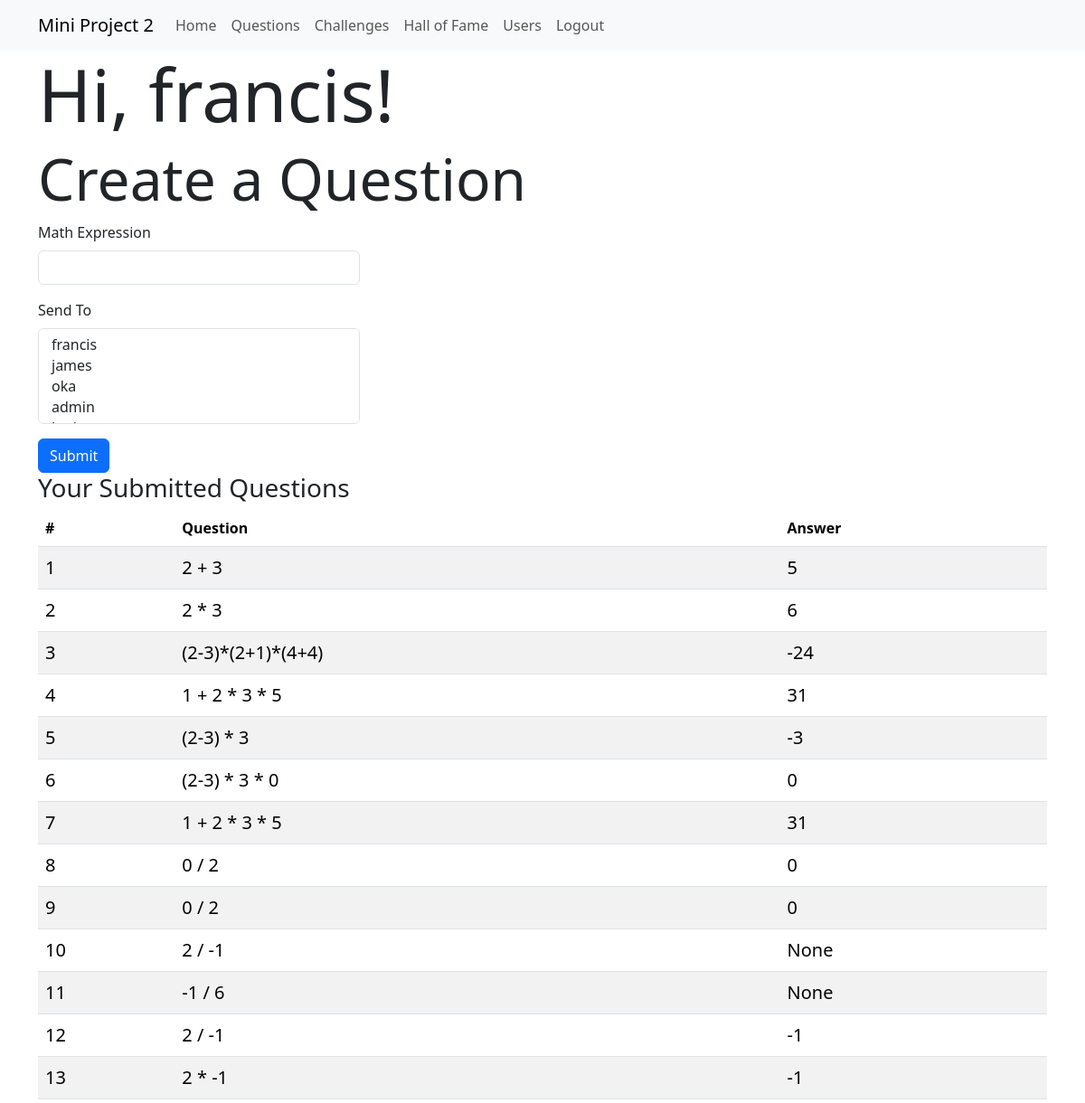
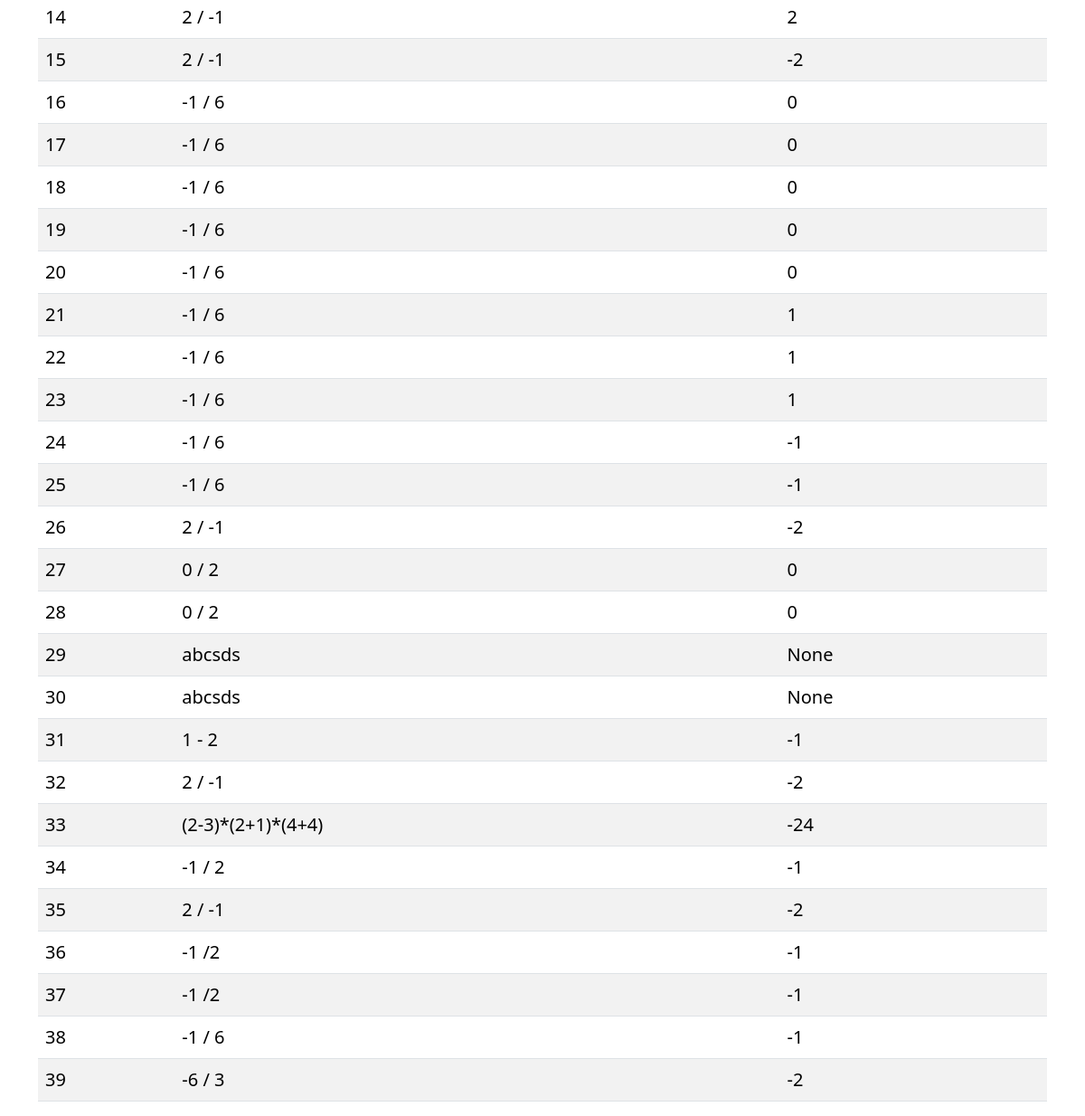
The page /questions/ (signed in) on the database its author committed (2 pictures, top to bottom).
### app/models.py (models this page shows, shortened)
class User(UserMixin, db.Model):
	__tablename__ = 'user'
	id = db.Column(db.Integer, primary_key=True)
	username = db.Column(db.String(64), index=True, unique=True)
	password_hash = db.Column(db.String(128))
	questions = db.relationship('Question', backref='from_user',
								lazy='dynamic')
	challenges = db.relationship('Challenge', secondary=association_table,
								backref=db.backref('to_user'),
								lazy='dynamic')
	records = db.relationship('TimeRecord',
								backref=db.backref('user_challenge'),
								lazy='dynamic')

class Question(db.Model):
	__tablename__ = 'question'
	id = db.Column(db.Integer, primary_key=True)
	expression = db.Column(db.String(255))
	answer = db.Column(db.Integer)
	author = db.Column(db.Integer, db.ForeignKey('user.id'))
	challenge = db.relationship("Challenge", uselist=False, back_populates="question")

### app/routes.py (the view, shortened to what this page needs)
@application.route('/questions/', methods=['GET','POST'])
@login_required
def questions():
	prefix = application.wsgi_app.prefix[:-1]
	questions = current_user.questions.all()
	form = CreateQuestionForm()
	users = User.query.all()
	userlist = [(u.username, u.username) for u in users]
	form.assign_to.choices=userlist
	return render_template('questions.html', title='Questions',
							user=current_user,
							questions=questions,
							form=form, prefix=prefix)

### app/forms.py
class CreateQuestionForm(FlaskForm):
	expression = StringField('Math Expression', validators=[DataRequired()])
	assign_to = SelectMultipleField('Send To', validators=[DataRequired()])
	submit = SubmitField('Submit')

### app/models.py (called while the page is built)
@login.user_loader
def load_user(id):
	return User.query.get(int(id))

### app/templates/questions.html
{% extends "base.html" %}
{% import "bootstrap5/form.html" as wtf %}
{% block app_content %}
<h1 class="display-1">Hi, {{ user.username }}!</h1>
<h3 class="display-3">Create a Question</h3>
 <div class="row">
        <div class="col-md-4">
            {{ wtf.render_form(form)}}
        </div>
  </div>
<h3>Your Submitted Questions</h3>
{% if questions %}
<table class="table table-striped">
  <thead>
    <tr>
      <th scope="col">#</th>
      <th scope="col">Question</th>
      <th scope="col">Answer</th>
    </tr>
  </thead>
  <tbody>
  {% for idx in range(questions|length) %}
  	<tr>
      <th scope="row" class="lead">{{ idx+1 }}</th>
      <td class="lead">{{ questions[idx].expression }}</td>
      <td class="lead">{{ questions[idx].answer }}</td>
    </tr>
  {% endfor %}
  </tbody>
</table>
{% else %}
	<p>You have no Questions created yet!</p>
{% endif %}
{% endblock %}

### app/templates/base.html (shortened to what this page needs)
<!doctype html>
<html lang="en">
  <head>
    {% block head %}
    {% block styles %}
      {{ bootstrap.load_css() }}
    {% endblock %}
    {% endblock %}
  </head>
  <body>
    {% block navbar %}
      <nav class="navbar  navbar-expand-lg navbar-light bg-light">
        <div class="container">
            <a class="navbar-brand" href="{{prefix}}{{ url_for('index') }}">Mini Project 2</a>
          <div class="collapse navbar-collapse" id="bs-example-navbar-collapse-1">
            <ul class="navbar-nav mr-auto">
              <li class="nav-item"><a class="nav-link" href="{{prefix}}{{ url_for('index') }}">Home</a></li>
              <li class="nav-item"><a class="nav-link" href="{{prefix}}{{ url_for('questions') }}">Questions</a></li>
              <li class="nav-item"><a class="nav-link" href="{{prefix}}{{ url_for('challenges') }}">Challenges</a></li>
              <li class="nav-item"><a class="nav-link" href="{{prefix}}{{ url_for('halloffame') }}">Hall of Fame</a></li>
              <li class="nav-item"><a class="nav-link" href="{{prefix}}{{ url_for('users') }}">Users</a></li>
            </ul>
            <ul class="navbar-nav navbar-right">
              {% if current_user.is_anonymous %}
              <li class="nav-item"><a class="nav-link" href="{{prefix}}{{ url_for('login') }}">Login</a></li>
              {% else %}
              <li class="nav-item"><a class="nav-link" href="{{prefix}}{{ url_for('logout') }}">Logout</a></li>
              {% endif %}
            </ul>
          </div>
        </div>
      </nav>
    {% endblock %}
    {% block content %}
      <div class="container">
        {% block app_content %}{% endblock %}
      </div>
    {% endblock %}
  </body>
</html>

### rows shown on the page
User: username "francis"
Question: expression "2 + 3", answer "5"
Question: expression "2 * 3", answer "6"
Question: expression "(2-3)*(2+1)*(4+4)", answer "-24"
Question: expression "1 + 2 * 3 * 5", answer "31"
Question: expression "(2-3) * 3", answer "-3"
Question: expression "(2-3) * 3 * 0", answer "0"
Question: expression "1 + 2 * 3 * 5", answer "31"
Question: expression "0 / 2", answer "0"
Question: expression "0 / 2", answer "0"
Question: expression "2 / -1", answer "None"
Question: expression "-1 / 6", answer "None"
Question: expression "2 / -1", answer "-1"
Question: expression "2 * -1", answer "-1"
Question: expression "2 / -1", answer "2"
Question: expression "2 / -1", answer "-2"
Question: expression "-1 / 6", answer "0"
Question: expression "-1 / 6", answer "0"
Question: expression "-1 / 6", answer "0"
Question: expression "-1 / 6", answer "0"
Question: expression "-1 / 6", answer "0"
Question: expression "-1 / 6", answer "1"
Question: expression "-1 / 6", answer "1"
Question: expression "-1 / 6", answer "1"
Question: expression "-1 / 6", answer "-1"
Question: expression "-1 / 6", answer "-1"
Question: expression "2 / -1", answer "-2"
Question: expression "0 / 2", answer "0"
Question: expression "0 / 2", answer "0"
Question: expression "abcsds", answer "None"
Question: expression "abcsds", answer "None"
Question: expression "1 - 2", answer "-1"
Question: expression "2 / -1", answer "-2"
Question: expression "(2-3)*(2+1)*(4+4)", answer "-24"
Question: expression "-1 / 2", answer "-1"
Question: expression "2 / -1", answer "-2"
Question: expression "-1 /2", answer "-1"
Question: expression "-1 /2", answer "-1"
Question: expression "-1 / 6", answer "-1"
Question: expression "-6 / 3", answer "-2"

### other values the page prints
{{ idx+1 }} "1" "2" "3" "4" "5" "6" "7" "8" "9" "10" "11" "12" "13" "14" "15" "16" "17" "18" "19" "20" "21" "22" "23" "24" "25" "26" "27" "28" "29" "30" "31" "32" "33" "34" "35" "36" "37" "38" "39"
